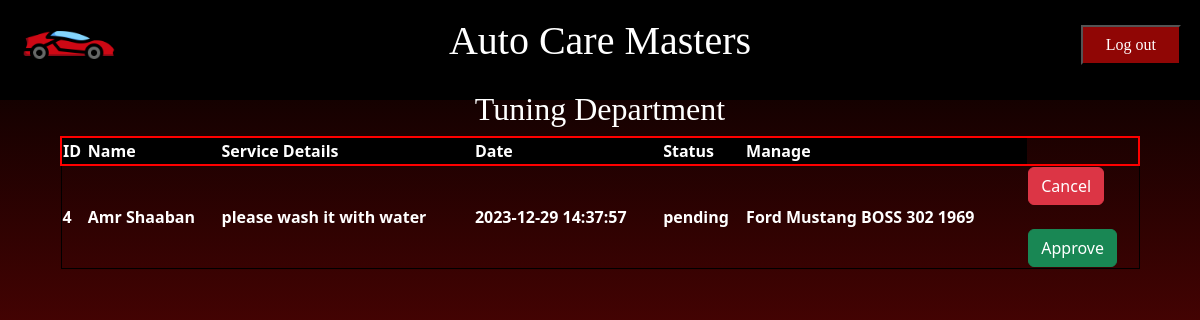
/PHP/ShopTuning.php (signed in), run on the app's committed database.
### tables this page shows
CREATE TABLE `request` (
  `R_ID` int(11) NOT NULL,
  `R_C_ID` int(11) NOT NULL,
  `R_D_No` int(11) NOT NULL,
  `Service_Details` varchar(255) NOT NULL,
  `Date` varchar(20) NOT NULL,
  `Status` varchar(10) NOT NULL
);

CREATE TABLE `customer` (
  `F_Name` varchar(15) NOT NULL,
  `L_Name` varchar(15) NOT NULL,
  `UserName` varchar(20) NOT NULL,
  `Email` varchar(50) NOT NULL,
  `Password` varchar(256) NOT NULL,
  `C_ID` int(11) NOT NULL,
  `Car` varchar(30) NOT NULL
);

### PHP/ShopTuning.php (the view, shortened to what this page needs)
<!DOCTYPE html>
<html lang="en">
<head>
    <link href="https://cdn.jsdelivr.net/npm/bootstrap@5.3.2/dist/css/bootstrap.min.css" rel="stylesheet">
    <link rel="stylesheet" href="https://cdnjs.cloudflare.com/ajax/libs/font-awesome/4.7.0/css/font-awesome.min.css">
</head>
<body style="background: linear-gradient(to bottom,black,#900605);  background-repeat: no-repeat; height: 700px;">
<div class="brand" style=" display:flex; justify-content: space-between; align-items:center; background-color: black; padding:5px; margin: -10px; font-family: Cambria, Cochin, Georgia, Times, 'Times New Roman', serif;">
    <img src="supercar.png" alt="Auto Care Masters" style="height: 100px; margin-left: 2%;" >
    <h1>
        <span style="margin: 10px;  color: white;">Auto Care Masters</span>
    </h1>
    <button type="button" style="background-color: #900605; color: white; height: 40px; width: 100px; margin-right: 2%;"><a class="nav-link" href="Logout.php" type="button" style="  text-decoration: none; color:white;" >Log out</a></button>
</div>
<div class="depart" style="width: 100%;  font-family: 'Times New Roman', Times, serif;">
    <h2><span style="display:flex;  text-align: center; color:white;" ><span style="align-items:center; width:100%;">Tuning Department</span></span></h2>
</div>
<table  style="margin: 0px 5%; width: 90%;  ">
    <tr style="border: 2px solid red; background-color: black; color:white;">
        <th>ID</th> <th>Name</th> <th>Service Details</th> <th> Date </th> <th>Status</th><th>Manage</th>
    </tr>
    <?php
    include("DataBaseConfig.php");
    $sql = "SELECT `r_id`, customer.F_Name, customer.L_Name, `Service_Details`, Status, `date`,`Car` FROM customer, request, department_locations, staff WHERE R_D_No = L_ID AND R_C_ID = C_ID AND S_D_No = R_D_No AND S_ID = '{$_SESSION['id']}'";
    $result = $con->query($sql);
    while ($row = $result->fetch_assoc())
    {
        ?>
        <tr style="color: white; border: 1px solid black;">
            <th><?php echo $row['r_id']; ?></th>
            <th><?php echo $row['F_Name'] ?>&nbsp;<?php echo $row['L_Name'] ?> </th>
            <th><?php echo $row['Service_Details'] ?></th>
            <th><?php echo $row['date'] ?></th>
            <th><?php echo $row['Status'] ?></th>
            <th><?php echo $row['Car'] ?></th>
            <th><?php  if($row['Status']!="Completed"){ ?>
                <form method="post" action="ShopUpdateTuning.php"> <input class="btn btn-danger" type="submit" value="Cancel" name="<?php echo $row['r_id']?>" > </form>
                <br>
                <form method="post" action="ShopUpdateTuning.php" > <input class="btn btn-success" type="submit" value="Approve" name="<?php echo $row['r_id']?>" > </form>
           <?php } ?> </th>
        </tr>
        <?php
    }
    ?>
</table>
</body>
</html>

### data on the page
request: R_ID "4", R_C_ID.F_Name "Amr", R_C_ID.L_Name "Shaaban", Service_Details "please wash it with water", Date "2023-12-29 14:37:57", Status "pending", R_C_ID.Car "Ford Mustang BOSS 302 1969"
